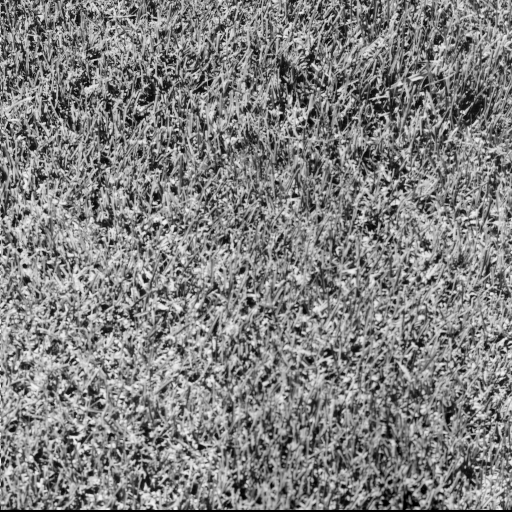
%> input picture grass.tiff, 512 x 512 px
$ octave grassrcodafirst.m   (GNU Octave 9; MATLAB toolbox functions it lacks are replaced by stand-ins)
%> lines starting %> are read from the running program, lines starting %| are printed output that depends on the picture; in (x1, y1, x2, y2) boxes, pixels count from 0 and x2, y2 are one past the last pixel; in counts of white or black regions, pixels touching at a corner belong together; the program's own positions count from 1
### neibstructure.m
function [neibcell,Z_res] = neibstructure(Z,times)
%composedecom returns the matrix block for each split using RCoDA.
N=size(Z);
if mod(N(1),2)==1
    Z=[Z;zeros(1,N(2))];
end
if mod(N(2),2)==1
    Z=[Z,zeros(N(1),1)];
end
chess=repmat(eye(2),N/2); %% creat the chess board
chess=chess(1:N(1),1:N(2));
mask=(Z>0);

for t=1:times
    n=0;v=[];
    if mod(t,2)==1
        for i=1:N(1)
            for j=1:N(2)
                if chess(i,j)==1 && mask(i,j)==1

                    n=n+1;

                    nei=findstructure(i,j,Z,1);
                    v(n,1:length(nei)+1)=[Z(i,j),nei];
                end
            end
        end
        chess(:,1:2:(N(2)-1))=1;
    elseif mod(t,2)==0
        for i=1:N(1)
            for j=1:N(2)
                if chess(i,j)==0 && mask(i,j)==1
                    n=n+1;
                    nei=findstructure(i,j,Z,0);
                    v(n,1:length(nei)+1)=[Z(i,j),nei];
                end
            end
        end
        Z=Z(2:2:N(1),1:2:(N(2)-1));
        N=size(Z);
        if mod(N(1),2)==1
            Z=[Z;zeros(1,N(2))];
            N=size(Z);
        end
        if mod(N(2),2)==1
            Z=[Z,zeros(N(1),1)];
            N=size(Z);
        end
        mask=(Z>0);
        if mod(N(1),2)==0 && mod(N(2),2)==0
            chess=repmat(eye(2),N/2);
        end
    end
    neibcell{t}=v;
end
Z_res=Z;
end

### prop_new_potts.m
function Z=prop_new_potts(Z_old,G_start)
N=size(Z_old);
chess=Z_old~=0;
Z=Z_old+randi(G_start-1,N);
chess2=G_start*(Z==G_start);
Z=chess.*(mod(Z,G_start))+chess2;
end

### findneighbour.m
function num=findneighbour(x)
num=0;
d=(x==circshift(x, [0 1]));
d(:,1)=0;
num=num+d;
d=(x==circshift(x, [0 -1]));
d(:,size(x,2))=0;
num=num+d;
d=(x==circshift(x, [1 0]));
d(1,:)=0;
num=num+d;
d=(x==circshift(x, [-1 0]));
d(size(x,1),:)=0;
num=num+d;
end

### composedecom.m
function [y,Z_res] = composedecom(Z,times,G_start )
%composedecom returns the matrix block for each split using RCoDA.
N=size(Z);
chess=repmat(eye(2),N/2);
mask=(Z>0);
for t=1:times
    n=0;v=[];
    if mod(t,2)==1
        for i=1:N(1)
            for j=1:N(2)
                if chess(i,j)==1 && mask(i,j)==1
                    n=n+1;
                    nei=showneibou(i,j,Z,G_start,1);
                    v(n,:)=[Z(i,j),nei];
                end
            end
        end
        chess(:,1:2:(N(2)-1))=1;
    else
        for i=1:N(1)
            for j=1:N(2)
                if chess(i,j)==0 && mask(i,j)==1
                    n=n+1;
                    nei=showneibou(i,j,Z,G_start,0);
                    v(n,:)=[Z(i,j),nei];
                end
            end
        end

        Z=Z(2:2:N(1),1:2:(N(2)-1));
        N=size(Z);
        if mod(N(1),2)==1
            Z=[Z;zeros(1,N(2))];
            N=size(Z);
        end
        if mod(N(2),2)==1
            Z=[Z,zeros(N(1),1)];
            N=size(Z);
        end
        mask=(Z>0);
        if mod(N(1),2)==0 && mod(N(2),2)==0
            chess=repmat(eye(2),N/2);
        end
    end
    y{t}=v;
end
Z_res=Z;
end

### grassrcodafirst.m
clear
Z=imread('grass.tiff');
%> Z is the input picture: size 512x512 uint8; min 0, max 247, mean 128.7
Z=im2double(Z);
%> Z: size 512x512 double
Z=Z(1:256,1:256);
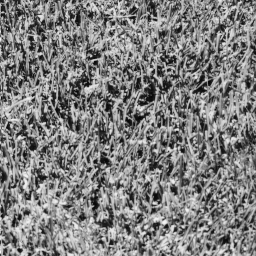
%> Z: size 256x256 double; min 0.0157, max 0.969, mean 0.501
observation=Z;
m=512/2;n=512/2;
N=[m,n];
q=2;
%chess=zeros(m,n);
%chess=conschess(chess);
G_start=q;
%% priors and starting points
mu_0=mean(mean(observation)); %prior of mean parameter is normal distribution
%> mu_0 = 0.501
mu=normrnd(mu_0,0.2,[1,q]); %starting points
%> mu = [0.256 0.654]
sigma=(unifrnd(0,0.1,[1,q])).^2;
iteration=6000;
burnin=2000;
alpha=1;tau=0.01;
data=observation;
clear('observation');
Z_start=randi(G_start,N);
% pi_start=sample_dirichlet(ones(1,G_start),1);
% pi_start=sample_dirichlet(ones(1,G_start),1);
kappa_start=0.3;

times=12;
alpha_start=0.3;

R=max(data(:))-min(data(:));
%> R = 0.953
invp1=0.001;invp2=0.001;
mu_sig=100^2;
% gammap1=4; gammap2=R^2/100; %priors for phi
%% Chess
threedeye=eye(2);
chess = repmat(threedeye,N/2);
kappa_upper=4;
% parpool('local', 2)
%% creat the neighbourhood structure. It returns index of each pixel and related neighbours' indices.
% this can be used to update kappa and alpha
Zshell=Z;
Zshell(:)=1:m*n;
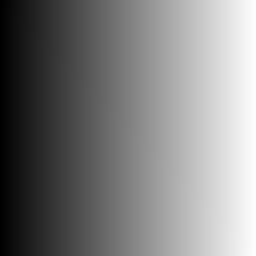
%> Zshell: size 256x256 double; min 1, max 65536, mean 32768.5; drawn with min black and max white

[neibindex,Z_resind] = neibstructure(Zshell,times);
%> in neibstructure, `mask=(Z>0);`: mask: size 256x256 logical; every value is 1
%> after the loop in neibstructure, `for t=1:times`: Z = [64 16448 32832 49216; 128 16512 32896 49280; 192 16576 32960 49344; 256 16640 33024 49408]; chess = [1 0 1 0; 0 1 0 1; 1 0 1 0; 0 1 0 1]; mask = [true true true true; true true true true; true true true true; true true true true]; nei = [49344 49408]; neibcell = 12 items; v = 16 rows, first 8: [8224 64 16448 0 0; 24608 16448 32832 0 0; 40992 32832 49216 0 0; 57376 49216 0 0 0; 8288 64 16448 128 16512; 24672 16448 32832 16512 32896; 41056 32832 49216 32896 49280; 57440 49216 49280 0 0]
%> in neibstructure, `Z_res=Z;`: Z_res has the same summary as Z
%> neibindex = 12 items; Z_resind has the same summary as Z in neibstructure
%% MCMC
for iter=1:iteration
    chess=1-chess;
    %% update Z
    Z_new=(1-chess).*Z_start + chess.*prop_new_potts(Z_start,q); %propose new value
    neighbors_new = findneighbour(Z_new);
    neighbors_start =findneighbour(Z_start);
    likelihood_start=log(normpdf(data,mu(Z_start),sqrt(sigma(Z_start))));
    likelihood_new=log(normpdf(data,mu(Z_new),sqrt(sigma(Z_new))));
    Z_prob=likelihood_new-likelihood_start+...
        (neighbors_new-neighbors_start)*kappa_start;
    transitions = (log(rand(N)) < Z_prob ).* chess .* (Z_new - Z_start);
    Z_start=Z_start+transitions;
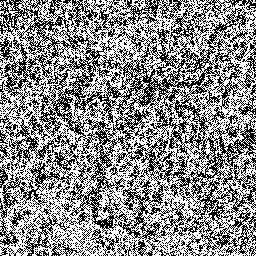
%> Z_start: size 256x256 double; values 1 (black) and 2 (white), 54.5% white; black in thin lines or dots
    chess=1-chess;
    %% update Z
    Z_new=((1-chess).*Z_start+chess.*prop_new_potts(Z_start,q)); %propose new value
%> in prop_new_potts (call 2), `Z=Z_old+randi(G_start-1,N);`: Z: size 256x256 double; values 2 (black) and 3 (white), 54.5% white; black in thin lines or dots
%> in prop_new_potts (call 2), `chess2=G_start*(Z==G_start);`: chess2: size 256x256 double; values 0 (black) and 2 (white), 45.5% white in thin lines or dots
%> in prop_new_potts (call 2), `Z=chess.*(mod(Z,G_start))+chess2;`: Z: size 256x256 double; values 1 (black) and 2 (white), 45.5% white in thin lines or dots
%> Z_new: size 256x256 double; values 1 (black) and 2 (white), 54.8% white; black in thin lines or dots
    neighbors_new = findneighbour(Z_new);
%> in findneighbour (call 3), `d=(x==circshift(x, [0 1]));`: d: size 256x256 logical; 49.2% white in thin lines or dots
%> in findneighbour (call 3), `d(:,1)=0;`: d: size 256x256 logical; 49% white in thin lines or dots
%> in findneighbour (call 3), `num=num+d;`: num: size 256x256 double; values 0 (black) and 1 (white), 49% white in thin lines or dots
%> in findneighbour (call 3), `d=(x==circshift(x, [0 -1]));`: d: size 256x256 logical; 49.2% white in thin lines or dots
%> in findneighbour (call 3), `d(:,size(x,2))=0;`: d: size 256x256 logical; 49% white in thin lines or dots
%> in findneighbour (call 3), `d=(x==circshift(x, [1 0]));`: d: size 256x256 logical; 49.2% white in thin lines or dots
%> in findneighbour (call 3), `d(1,:)=0;`:
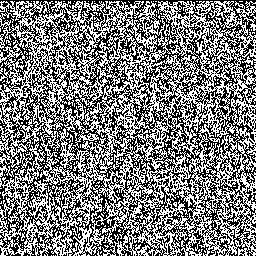
%> d: size 256x256 logical; 49% white in thin lines or dots
%> in findneighbour (call 3), `d=(x==circshift(x, [-1 0]));`: d: size 256x256 logical; 49.2% white in thin lines or dots
%> in findneighbour (call 3), `d(size(x,1),:)=0;`:
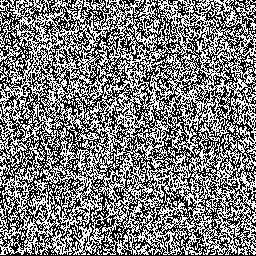
%> d: size 256x256 logical; 49% white in thin lines or dots
    neighbors_start =findneighbour(Z_start);
%> in findneighbour (call 4), `d=(x==circshift(x, [0 1]));`: d: size 256x256 logical; 50.8% white; black in thin lines or dots
%> in findneighbour (call 4), `d(:,1)=0;`: d: size 256x256 logical; 50.6% white; black in thin lines or dots
%> in findneighbour (call 4), `num=num+d;`: num: size 256x256 double; values 0 (black) and 1 (white), 50.6% white; black in thin lines or dots
%> in findneighbour (call 4), `d=(x==circshift(x, [0 -1]));`: d: size 256x256 logical; 50.8% white; black in thin lines or dots
%> in findneighbour (call 4), `d(:,size(x,2))=0;`: d: size 256x256 logical; 50.6% white; black in thin lines or dots
%> in findneighbour (call 4), `d=(x==circshift(x, [1 0]));`: d: size 256x256 logical; 50.8% white; black in thin lines or dots
%> in findneighbour (call 4), `d(1,:)=0;`: d: size 256x256 logical; 50.7% white; black in thin lines or dots
%> in findneighbour (call 4), `d=(x==circshift(x, [-1 0]));`: d: size 256x256 logical; 50.8% white; black in thin lines or dots
%> in findneighbour (call 4), `d(size(x,1),:)=0;`: d: size 256x256 logical; 50.7% white; black in thin lines or dots
    likelihood_start=log(normpdf(data,mu(Z_start),sqrt(sigma(Z_start))));
    likelihood_new=log(normpdf(data,mu(Z_new),sqrt(sigma(Z_new))));
    Z_prob=likelihood_new-likelihood_start+...
        (neighbors_new-neighbors_start)*kappa_start;
    transitions = (log(rand(N)) < Z_prob ).* chess .* (Z_new - Z_start);
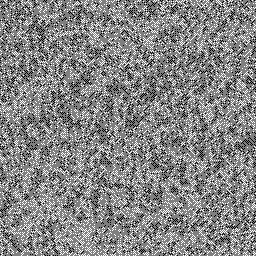
%> transitions: size 256x256 double; min -1, max 1, mean 0.0489; drawn with min black and max white
    Z_start=Z_start+transitions;
%> Z_start: size 256x256 double; values 1 (black) and 2 (white), 59.4% white; 811 black regions (637 under 20 px), largest, box (x1, y1, x2, y2) and area: (137, 29, 220, 120) 2197, (188, 97, 246, 201) 1251, (70, 149, 124, 234) 1040

    [neibcell,~]=composedecom(Z_start,times,q); % find the matrix blocks using RCoDA
%> the loop in composedecom, `for t=1:times` made 12 passes
%> pass 2, in composedecom, `Z=Z(2:2:N(1),1:2:(N(2)-1));`:
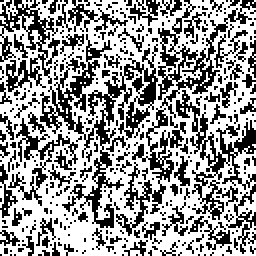
%> Z: size 128x128 double (shown 2 times larger); values 1 (black) and 2 (white), 59.3% white; black in thin lines or dots
%> after the loop in composedecom, `for t=1:times`: Z = [2 2 2 1; 2 2 2 1; 2 1 2 1; 1 2 1 2]; nei = [1 1]; v = 16 rows, first 12: [2 0 2; 1 0 2; 2 1 1; 1 1 0; 1 0 4; 1 0 4; 1 2 2; 1 2 0; 2 1 3; 1 1 3; 1 2 2; 1 2 0]; y = 12 items
%> in composedecom, `Z_res=Z;`: Z_res = [2 2 2 1; 2 2 2 1; 2 1 2 1; 1 2 1 2]
%> neibcell = 12 items
    %% ============ update kappa
    Z_vec=Z_start(:);
    Nhat=N(1)/(2^(times/2));
    file=strcat('NCwhole_',num2str(Nhat),'times',num2str(Nhat),num2str(q),'.txt');
%> (the run ends here)
